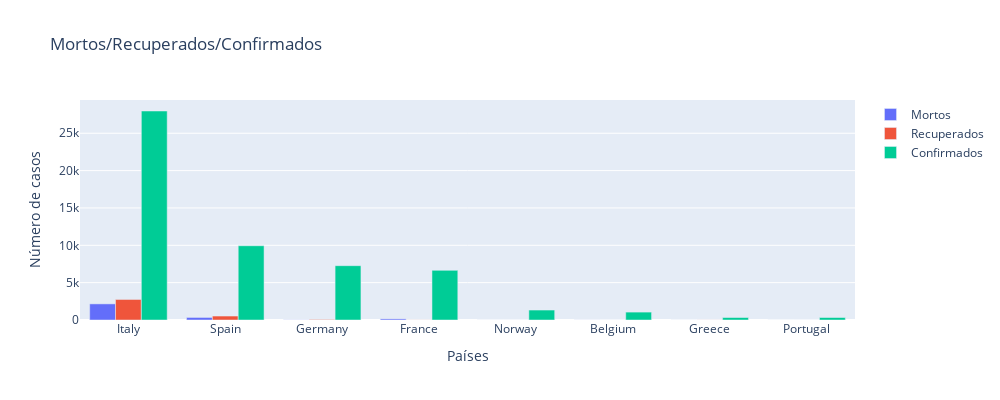

Notebook code for this chart:
### Code cell
temp = full_table.loc[full_table.Date == full_table.Date.max()]
temp = temp.groupby(['Country/Region'])['Confirmed', 'Deaths', 'Recovered'].sum().sort_values('Confirmed',ascending=False)


europa = ['Italy', 'France', 'Germany', 'Spain', 'Belgium', 'Norway','Greece',  'Portugal']

temp=temp.reset_index()
temp=temp.loc[temp['Country/Region'].isin(europa)]


import plotly.graph_objects as go

layout = go.Layout(height=400,width=1000)

fig = go.Figure(data=[
    go.Bar(name='Mortos', x=temp['Country/Region'], y=temp['Deaths']),
    go.Bar(name='Recuperados', x=temp['Country/Region'], y=temp['Recovered']),
    go.Bar(name='Confirmados', x=temp['Country/Region'], y=temp['Confirmed']),
],layout=layout)

fig.update_layout(
    title="Mortos/Recuperados/Confirmados",
    xaxis_title="Países",
    yaxis_title="Número de casos",
)
fig.show()

### Figure 1 — Plotly figure (JSON) as saved in the notebook; plotly's stock layout.template omitted (floating-point values rounded to 4 significant figures)
{"data": [{"name": "Mortos", "type": "bar", "x": ["Italy", "Spain", "Germany", "France", "Norway", "Belgium", "Greece", "Portugal"], "y": [2158, 342, 17, 148, 3, 5, 4, 0]}, {"name": "Recuperados", "type": "bar", "x": ["Italy", "Spain", "Germany", "France", "Norway", "Belgium", "Greece", "Portugal"], "y": [2749, 530, 67, 12, 1, 1, 8, 3]}, {"name": "Confirmados", "type": "bar", "x": ["Italy", "Spain", "Germany", "France", "Norway", "Belgium", "Greece", "Portugal"], "y": [27980, 9942, 7272, 6645, 1333, 1058, 331, 331]}], "layout": {"height": 400, "title": {"text": "Mortos/Recuperados/Confirmados"}, "width": 1000, "xaxis": {"autorange": true, "range": [-0.5, 7.5], "title": {"text": "Países"}, "type": "category"}, "yaxis": {"autorange": true, "range": [0, 29450.0], "title": {"text": "Número de casos"}, "type": "linear"}}}
